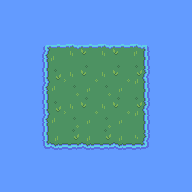

This is a level from a 2D game, rendered from its Tiled map with the project's own tilesets. A one-line summary and the complete map file follow:
An orthogonal 6x6 tile map with 32x32 px tiles, 2 tile layers (Tile Layer 1, Tile Layer 2).

<map version="1.5" tiledversion="1.7.2" orientation="orthogonal" renderorder="right-down" width="6" height="6" tilewidth="32" tileheight="32" infinite="0" nextlayerid="3" nextobjectid="1">
 <tileset firstgid="1" source="Nature RPG Tileset.tsx" />
 <layer id="1" name="Tile Layer 1" width="6" height="6">
  <data encoding="csv">
42,42,42,42,42,42,
42,42,42,42,42,42,
42,42,42,42,42,42,
42,42,42,42,42,42,
42,42,42,42,42,42,
42,42,42,42,42,42
</data>
 </layer>
 <layer id="2" name="Tile Layer 2" width="6" height="6">
  <data encoding="csv">
0,0,0,0,0,0,
0,66,67,67,68,0,
0,86,87,87,88,0,
0,86,87,87,88,0,
0,106,107,107,108,0,
0,0,0,0,0,0
</data>
 </layer>
</map>
